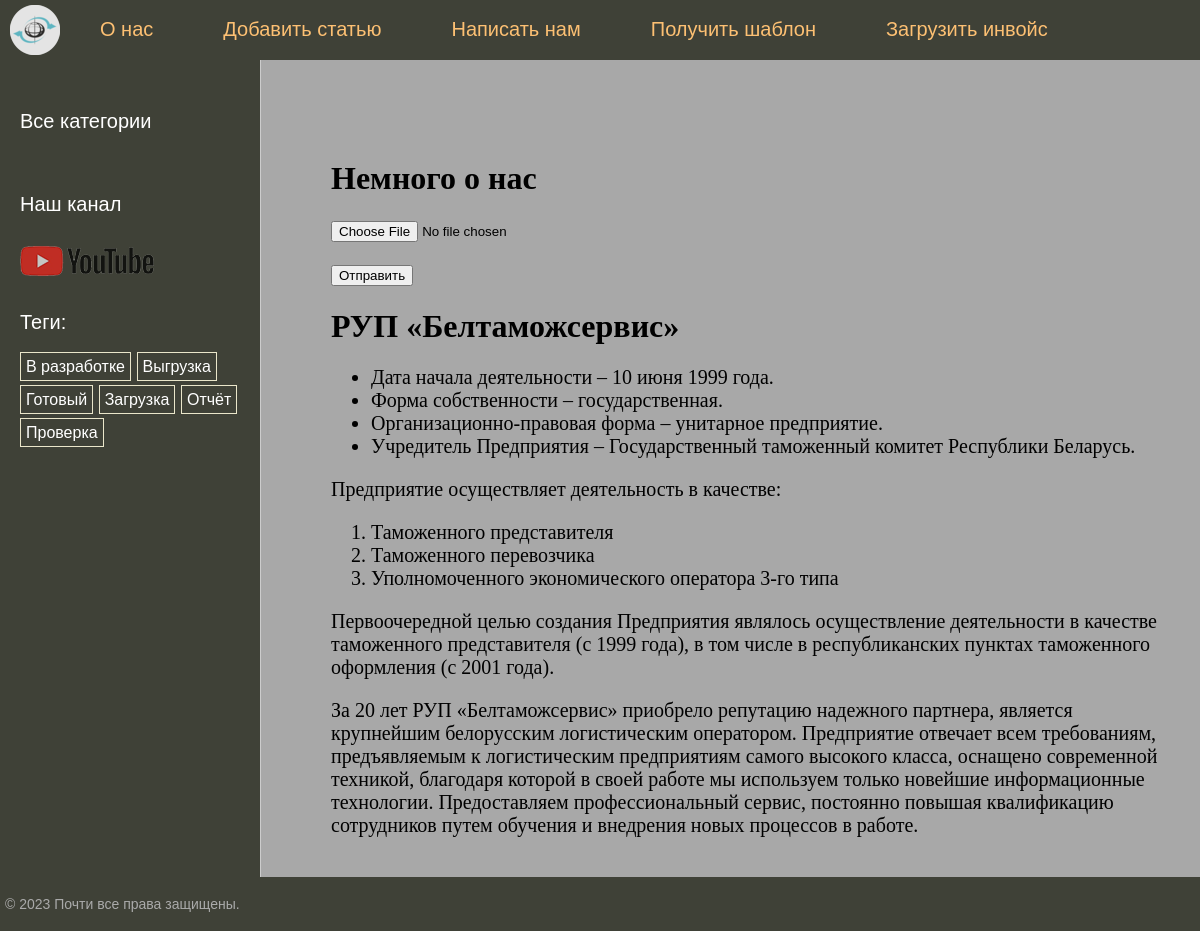
The page /about/ on the database its author committed.
### trade_logistic/models.py (models this page shows, shortened)
class TagPost(models.Model):
    class Meta:
        verbose_name = 'Тэг'
        verbose_name_plural = 'Тэги'
    tag = models.CharField(max_length=100, db_index=True)
    slug = models.SlugField(max_length=255, unique=True, db_index=True)
    objects = models.Manager()
    def get_absolute_url(self):
        return reverse('tag', kwargs={'tag_slug': self.slug})

### trade_logistic/views.py (the view)
# urls.py: path('about/', views.about, name='about'),
def about(request):
    if request.method == 'POST':
        pass
    return render(request, 'trade_logistic/about.html', {'title': 'Немного о нас', 'menu': menu})

### trade_logistic/models.py (called while the page is built)
    def get_absolute_url(self):
        return reverse('category', kwargs={'cat_slug': self.slug})

### trade_logistic/templatetags/trade_logistic_tags.py (called while the page is built)
@register.inclusion_tag('trade_logistic/list_categories.html')
def show_categories(cat_selected=0):
    cats = Category.objects.annotate(total=Count('posts')).filter(total__gt=0)
    return {'cats': cats, 'cat_selected': cat_selected}

@register.inclusion_tag('trade_logistic/list_tags.html')
def show_all_tags():
    tags = TagPost.objects.annotate(total=Count('tags')).filter(total__gt=0)
    return {'tags': tags}

### trade_logistic/templates/trade_logistic/about.html (shortened to what this page needs)
{% extends 'base.html' %}
{% block content %}
<h1>{{ title }}</h1>
<form action="" method="post" enctype="multipart/form-data">
    <p><input type="file" name="file_upload"></p>
    <p><button type="submit">Отправить</button></p>
</form>
<div class="container">
    <h1>РУП «Белтаможсервис»</h1>
    <ul>
        <li>Дата начала деятельности – 10 июня 1999 года.</li>
        <li>Форма собственности – государственная.</li>
        <li>Организационно-правовая форма – унитарное предприятие.</li>
        <li>Учредитель Предприятия – Государственный таможенный комитет Республики Беларусь.</li>
    </ul>
    <p>Предприятие осуществляет деятельность в качестве:</p>
    <ol>
        <li>Таможенного представителя</li>
        <li>Таможенного перевозчика</li>
        <li>Уполномоченного экономического оператора 3-го типа</li>
    </ol>
    <p>Первоочередной целью создания Предприятия являлось осуществление деятельности в качестве таможенного
        представителя (с 1999 года), в том числе в республиканских пунктах таможенного оформления (с 2001 года).</p>
    <p>За 20 лет РУП «Белтаможсервис» приобрело репутацию надежного партнера, является крупнейшим белорусским
        логистическим оператором. Предприятие отвечает всем требованиям, предъявляемым к логистическим предприятиям
        самого высокого класса, оснащено современной техникой, благодаря которой в своей работе мы используем только
        новейшие информационные технологии. Предоставляем профессиональный сервис, постоянно повышая квалификацию
        сотрудников путем обучения и внедрения новых процессов в работе.</p>
</div>
{% endblock %}

### trade_logistic/templates/trade_logistic/list_tags.html
{% if tags %}
    <p>Теги:</p>
    <ul class="tags-list">
        {% for t in tags %}
            <li><a href="{{ t.get_absolute_url }}">{{ t.tag }}</a></li>
        {% endfor %}
    </ul>
{% endif %}

### trade_logistic/static/trade_logistic/css/styles.css (style rules this page uses)
html, body { font-family: 'Arial'; margin: 0; padding: 0; height: 100%; width: 100%; color: #444; }
a { color: #0059b2; text-decoration: none; }
.left-chapters ul { width: 230px; margin: 0; padding: 20px 10px 10px 20px; list-style: none; font-size: 20px; }
.left-chapters ul li { margin: 30px 0 0 0; color: #ffffff; }
.left-chapters ul li a { color: #ffffff; text-decoration: none; }
ul.tags-list { width: 100%; margin: 0; padding: 0; list-style: none; }
ul.tags-list li { margin: 0; padding: 0 0 10px; display: inline-block; }
ul.tags-list li a { padding: 5px; font-size: 16px; border: 1px solid #aaa; border-color: #EAE6CA; }
.content-text h1 { font-size: 32px; }

### rows shown on the page
TagPost: tag "В разработке"
TagPost: tag "Выгрузка"
TagPost: tag "Готовый"
TagPost: tag "Загрузка"
TagPost: tag "Отчёт"
TagPost: tag "Проверка"

### other values the page prints
{{ m.title }} "О нас" "Добавить статью" "Написать нам" "Получить шаблон" "Загрузить инвойс"
{{ title }} "Немного о нас"
